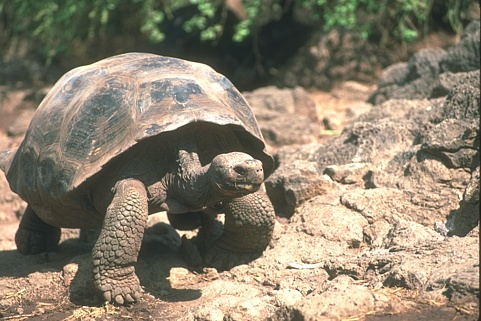
#> input picture mini project/image/103006.jpg, 481 x 321 px; its folder holds only this picture in this run
$ python DBScan.py
#> lines starting #> are read from the running program, lines starting #| are printed output that depends on the picture
import os
import cv2
import numpy as np
import matplotlib.pyplot as plt
from sklearn import cluster

def saveImage (img , title, fileName):
	fig = plt.figure(figsize = (10 , 10))
	plt.imshow(img)
	plt.title (title)
	fig.savefig('DBScan/' + fileName)
	plt.close(fig)

images = os.listdir('image/')

for i in images:

	#read the image
	print("Reading image: " + i)
	imgBGR = cv2.imread('image/' + i)
#> imgBGR is the input picture: shape (321, 481, 3); mean B, G, R 110.6, 129.6, 140.2
	imgRGB = cv2.cvtColor(imgBGR, cv2.COLOR_BGR2RGB)
	# scale down for faster computation
	scale_percent = 50 # percent of original size
	width = int(imgRGB.shape[1] * scale_percent / 100)
#> width = 240
	height = int(imgRGB.shape[0] * scale_percent / 100)
#> height = 160
	dim = (width, height)
#> dim = (240, 160)
	img = cv2.resize(imgRGB, dim, interpolation = cv2.INTER_AREA)
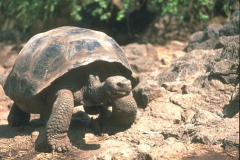
#> img: shape (160, 240, 3); mean R, G, B 140.2, 129.6, 110.6
	image = np.copy (img)
	saveImage(image, "resized", i)

	#use median blur to remove salt noise
	image1 = cv2.medianBlur(image, 5)
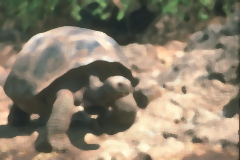
#> image1: shape (160, 240, 3); mean R, G, B 140.1, 129, 110

	# reshape from 3D RBG to 2D
	# pImage means processed image
	pImage = image1.reshape((-1, 3))

	for e in [1.0, 1.5, 2.0, 2.5]:
		print("Applying DBScan with e = " + str(e))
		c = cluster.DBSCAN(eps = e)
		c.fit(pImage)
		labels = c.labels_
		# print(np.max(labels))
		# print(np.min(labels))
		n = np.max(labels) + 2
		centers = np.zeros((n, 3))
		for j in range(n):
			centers[j] = np.mean(pImage[labels == j-1], axis=0)
		output = centers[labels].reshape(image.shape)
		print("Saving the result")
		saveImage(output/255, "DBScan with epsilon: " + str(e) + " gives " + str(n) + " clusters", i + "e=" + str(e) + ".png")
#> this loop made 4 passes
#> pass 1, in saveImage (call 2), `fig.savefig('DBScan/' + fileName)`:
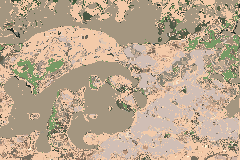
#> shown: shape (160, 240, 3) float64; mean R, G, B 0.74, 0.659, 0.565
#> pass 2, in saveImage (call 3), `fig.savefig('DBScan/' + fileName)`:
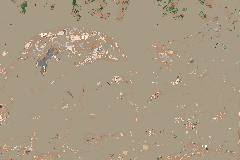
#> shown: shape (160, 240, 3) float64; mean R, G, B 0.664, 0.606, 0.517

$ run again, on mini project/image/106024.jpg
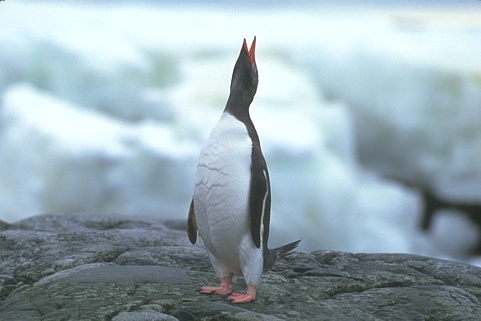
#> input picture mini project/image/106024.jpg, 481 x 321 px
#> imgBGR is the input picture: shape (321, 481, 3); mean B, G, R 181.8, 173.7, 155.2
#> `image1 = cv2.medianBlur(image, 5)`:
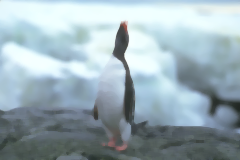
#> image1: shape (160, 240, 3); mean R, G, B 155.3, 173.8, 182
#> the loop `for e in [1.0, 1.5, 2.0, 2.5]:` made 4 passes
#> pass 2, in saveImage (call 3), `fig.savefig('DBScan/' + fileName)`:
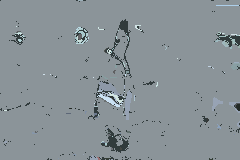
#> shown: shape (160, 240, 3) float64; mean R, G, B 0.538, 0.573, 0.592

$ run again, on mini project/image/107072.jpg
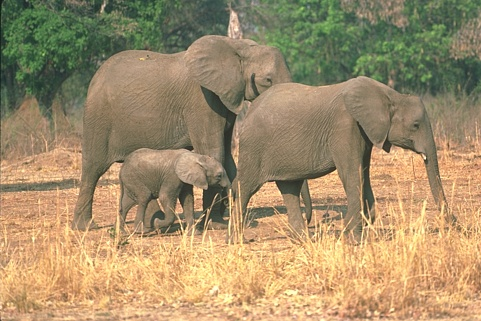
#> input picture mini project/image/107072.jpg, 481 x 321 px
#> imgBGR is the input picture: shape (321, 481, 3); mean B, G, R 106.3, 142.3, 163.1
#> the loop `for e in [1.0, 1.5, 2.0, 2.5]:` made 4 passes
#> pass 1, in saveImage (call 2), `fig.savefig('DBScan/' + fileName)`:
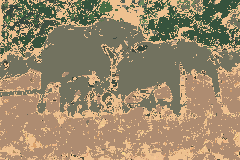
#> shown: shape (160, 240, 3) float64; mean R, G, B 0.605, 0.536, 0.422
#> pass 2, in saveImage (call 3), `fig.savefig('DBScan/' + fileName)`:
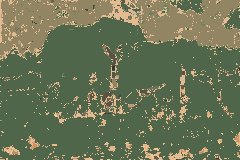
#> shown: shape (160, 240, 3) float64; mean R, G, B 0.417, 0.454, 0.34

$ run again, on mini project/image/104010.jpg
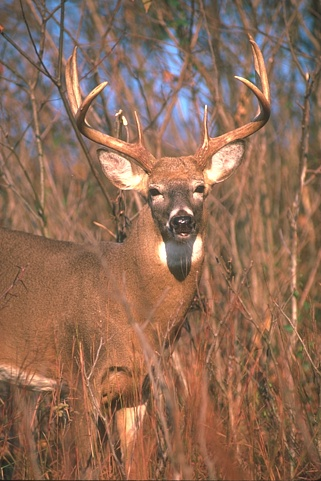
#> input picture mini project/image/104010.jpg, 321 x 481 px
#> imgBGR is the input picture: shape (481, 321, 3); mean B, G, R 87.3, 107.8, 143.2
#> the loop `for e in [1.0, 1.5, 2.0, 2.5]:` made 4 passes
#> pass 1, in saveImage (call 2), `fig.savefig('DBScan/' + fileName)`:
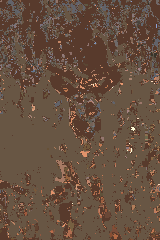
#> shown: shape (240, 160, 3) float64; mean R, G, B 0.403, 0.314, 0.252
#> pass 2, in saveImage (call 3), `fig.savefig('DBScan/' + fileName)`:
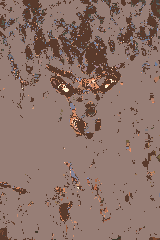
#> shown: shape (240, 160, 3) float64; mean R, G, B 0.551, 0.45, 0.413
